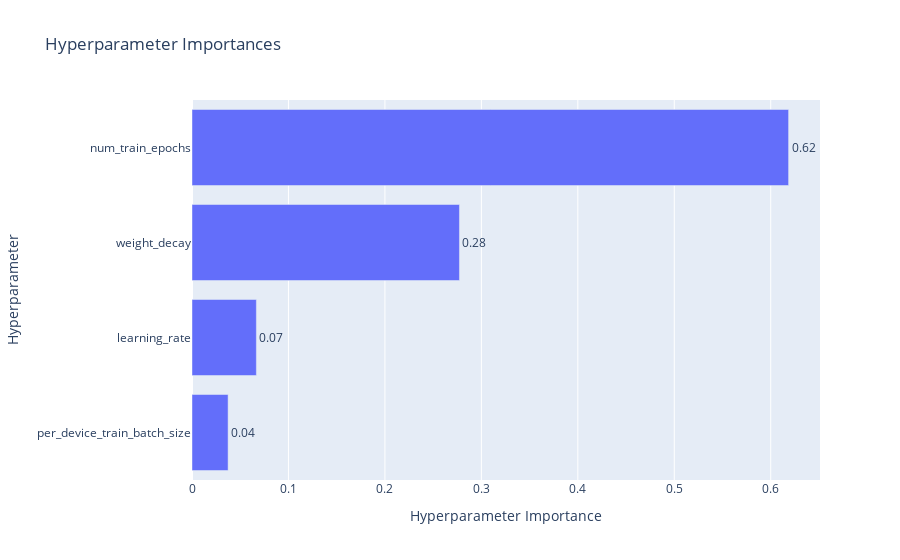

Notebook code for this chart:
### Code cell
# Plot the parameter importance
optuna.visualization.plot_param_importances(study).show()

### Figure 1 — Plotly figure (JSON) as saved in the notebook; plotly's stock layout.template omitted (floating-point values rounded to 4 significant figures)
{"data": [{"cliponaxis": false, "hovertemplate": ["per_device_train_batch_size (CategoricalDistribution): 0.03742783536244883<extra></extra>", "learning_rate (FloatDistribution): 0.06674104150633546<extra></extra>", "weight_decay (FloatDistribution): 0.277296548339062<extra></extra>", "num_train_epochs (IntDistribution): 0.6185345747921537<extra></extra>"], "name": "Objective Value", "orientation": "h", "text": ["0.04", "0.07", "0.28", "0.62"], "textposition": "outside", "type": "bar", "x": [0.03743, 0.06674, 0.2773, 0.6185], "y": ["per_device_train_batch_size", "learning_rate", "weight_decay", "num_train_epochs"]}], "layout": {"title": {"text": "Hyperparameter Importances"}, "xaxis": {"title": {"text": "Hyperparameter Importance"}}, "yaxis": {"title": {"text": "Hyperparameter"}}}}
